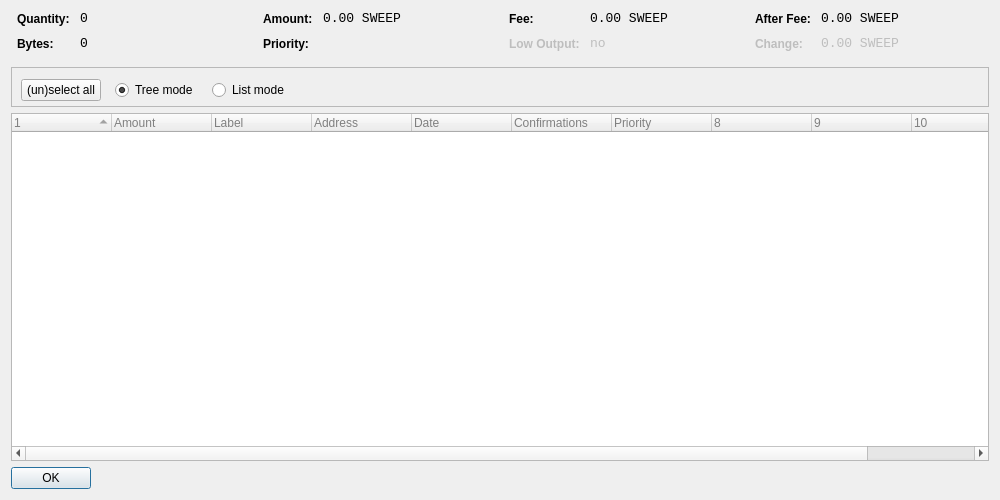
<?xml version="1.0" encoding="UTF-8"?>
<ui version="4.0">
 <class>CoinControlDialog</class>
 <widget class="QDialog" name="CoinControlDialog">
  <property name="geometry">
   <rect>
    <x>0</x>
    <y>0</y>
    <width>1000</width>
    <height>500</height>
   </rect>
  </property>
  <property name="windowTitle">
   <string>Coin Control</string>
  </property>
  <layout class="QVBoxLayout" name="verticalLayout">
   <item>
    <layout class="QHBoxLayout" name="horizontalLayoutTop" stretch="0,0,0,0">
     <property name="topMargin">
      <number>0</number>
     </property>
     <property name="bottomMargin">
      <number>10</number>
     </property>
     <item>
      <layout class="QFormLayout" name="formLayoutCoinControl1">
       <property name="horizontalSpacing">
        <number>10</number>
       </property>
       <property name="verticalSpacing">
        <number>10</number>
       </property>
       <property name="leftMargin">
        <number>6</number>
       </property>
       <property name="rightMargin">
        <number>6</number>
       </property>
       <item row="0" column="0">
        <widget class="QLabel" name="labelCoinControlQuantityText">
         <property name="styleSheet">
          <string notr="true">font-weight:bold;</string>
         </property>
         <property name="text">
          <string>Quantity:</string>
         </property>
        </widget>
       </item>
       <item row="0" column="1">
        <widget class="QLabel" name="labelCoinControlQuantity">
         <property name="font">
          <font>
           <family>Monospace</family>
           <pointsize>10</pointsize>
          </font>
         </property>
         <property name="cursor">
          <cursorShape>IBeamCursor</cursorShape>
         </property>
         <property name="contextMenuPolicy">
          <enum>Qt::ActionsContextMenu</enum>
         </property>
         <property name="text">
          <string notr="true">0</string>
         </property>
         <property name="textInteractionFlags">
          <set>Qt::LinksAccessibleByMouse|Qt::TextSelectableByKeyboard|Qt::TextSelectableByMouse</set>
         </property>
        </widget>
       </item>
       <item row="1" column="0">
        <widget class="QLabel" name="labelCoinControlBytesText">
         <property name="styleSheet">
          <string notr="true">font-weight:bold;</string>
         </property>
         <property name="text">
          <string>Bytes:</string>
         </property>
        </widget>
       </item>
       <item row="1" column="1">
        <widget class="QLabel" name="labelCoinControlBytes">
         <property name="font">
          <font>
           <family>Monospace</family>
           <pointsize>10</pointsize>
          </font>
         </property>
         <property name="cursor">
          <cursorShape>IBeamCursor</cursorShape>
         </property>
         <property name="contextMenuPolicy">
          <enum>Qt::ActionsContextMenu</enum>
         </property>
         <property name="text">
          <string notr="true">0</string>
         </property>
         <property name="textInteractionFlags">
          <set>Qt::LinksAccessibleByMouse|Qt::TextSelectableByKeyboard|Qt::TextSelectableByMouse</set>
         </property>
        </widget>
       </item>
      </layout>
     </item>
     <item>
      <layout class="QFormLayout" name="formLayoutCoinControl2">
       <property name="horizontalSpacing">
        <number>10</number>
       </property>
       <property name="verticalSpacing">
        <number>10</number>
       </property>
       <property name="leftMargin">
        <number>6</number>
       </property>
       <property name="rightMargin">
        <number>6</number>
       </property>
       <item row="0" column="0">
        <widget class="QLabel" name="labelCoinControlAmountText">
         <property name="styleSheet">
          <string notr="true">font-weight:bold;</string>
         </property>
         <property name="text">
          <string>Amount:</string>
         </property>
        </widget>
       </item>
       <item row="0" column="1">
        <widget class="QLabel" name="labelCoinControlAmount">
         <property name="font">
          <font>
           <family>Monospace</family>
           <pointsize>10</pointsize>
          </font>
         </property>
         <property name="cursor">
          <cursorShape>IBeamCursor</cursorShape>
         </property>
         <property name="contextMenuPolicy">
          <enum>Qt::ActionsContextMenu</enum>
         </property>
         <property name="text">
          <string notr="true">0.00 SWEEP</string>
         </property>
         <property name="textInteractionFlags">
          <set>Qt::LinksAccessibleByMouse|Qt::TextSelectableByKeyboard|Qt::TextSelectableByMouse</set>
         </property>
        </widget>
       </item>
       <item row="1" column="0">
        <widget class="QLabel" name="labelCoinControlPriorityText">
         <property name="styleSheet">
          <string notr="true">font-weight:bold;</string>
         </property>
         <property name="text">
          <string>Priority:</string>
         </property>
        </widget>
       </item>
       <item row="1" column="1">
        <widget class="QLabel" name="labelCoinControlPriority">
         <property name="font">
          <font>
           <family>Monospace</family>
           <pointsize>10</pointsize>
          </font>
         </property>
         <property name="cursor">
          <cursorShape>IBeamCursor</cursorShape>
         </property>
         <property name="contextMenuPolicy">
          <enum>Qt::ActionsContextMenu</enum>
         </property>
         <property name="text">
          <string/>
         </property>
         <property name="textInteractionFlags">
          <set>Qt::LinksAccessibleByMouse|Qt::TextSelectableByKeyboard|Qt::TextSelectableByMouse</set>
         </property>
        </widget>
       </item>
      </layout>
     </item>
     <item>
      <layout class="QFormLayout" name="formLayoutCoinControl3">
       <property name="horizontalSpacing">
        <number>10</number>
       </property>
       <property name="verticalSpacing">
        <number>10</number>
       </property>
       <property name="leftMargin">
        <number>6</number>
       </property>
       <property name="rightMargin">
        <number>6</number>
       </property>
       <item row="0" column="0">
        <widget class="QLabel" name="labelCoinControlFeeText">
         <property name="styleSheet">
          <string notr="true">font-weight:bold;</string>
         </property>
         <property name="text">
          <string>Fee:</string>
         </property>
        </widget>
       </item>
       <item row="0" column="1">
        <widget class="QLabel" name="labelCoinControlFee">
         <property name="font">
          <font>
           <family>Monospace</family>
           <pointsize>10</pointsize>
          </font>
         </property>
         <property name="cursor">
          <cursorShape>IBeamCursor</cursorShape>
         </property>
         <property name="contextMenuPolicy">
          <enum>Qt::ActionsContextMenu</enum>
         </property>
         <property name="text">
          <string notr="true">0.00 SWEEP</string>
         </property>
         <property name="textInteractionFlags">
          <set>Qt::LinksAccessibleByMouse|Qt::TextSelectableByKeyboard|Qt::TextSelectableByMouse</set>
         </property>
        </widget>
       </item>
       <item row="1" column="0">
        <widget class="QLabel" name="labelCoinControlLowOutputText">
         <property name="enabled">
          <bool>false</bool>
         </property>
         <property name="styleSheet">
          <string notr="true">font-weight:bold;</string>
         </property>
         <property name="text">
          <string>Low Output:</string>
         </property>
        </widget>
       </item>
       <item row="1" column="1">
        <widget class="QLabel" name="labelCoinControlLowOutput">
         <property name="enabled">
          <bool>false</bool>
         </property>
         <property name="font">
          <font>
           <family>Monospace</family>
           <pointsize>10</pointsize>
          </font>
         </property>
         <property name="cursor">
          <cursorShape>IBeamCursor</cursorShape>
         </property>
         <property name="contextMenuPolicy">
          <enum>Qt::ActionsContextMenu</enum>
         </property>
         <property name="text">
          <string notr="true">no</string>
         </property>
         <property name="textInteractionFlags">
          <set>Qt::LinksAccessibleByMouse|Qt::TextSelectableByKeyboard|Qt::TextSelectableByMouse</set>
         </property>
        </widget>
       </item>
      </layout>
     </item>
     <item>
      <layout class="QFormLayout" name="formLayoutCoinControl4">
       <property name="horizontalSpacing">
        <number>10</number>
       </property>
       <property name="verticalSpacing">
        <number>10</number>
       </property>
       <property name="leftMargin">
        <number>6</number>
       </property>
       <property name="rightMargin">
        <number>6</number>
       </property>
       <item row="0" column="0">
        <widget class="QLabel" name="labelCoinControlAfterFeeText">
         <property name="styleSheet">
          <string notr="true">font-weight:bold;</string>
         </property>
         <property name="text">
          <string>After Fee:</string>
         </property>
        </widget>
       </item>
       <item row="0" column="1">
        <widget class="QLabel" name="labelCoinControlAfterFee">
         <property name="font">
          <font>
           <family>Monospace</family>
           <pointsize>10</pointsize>
          </font>
         </property>
         <property name="cursor">
          <cursorShape>IBeamCursor</cursorShape>
         </property>
         <property name="contextMenuPolicy">
          <enum>Qt::ActionsContextMenu</enum>
         </property>
         <property name="text">
          <string notr="true">0.00 SWEEP</string>
         </property>
         <property name="textInteractionFlags">
          <set>Qt::LinksAccessibleByMouse|Qt::TextSelectableByKeyboard|Qt::TextSelectableByMouse</set>
         </property>
        </widget>
       </item>
       <item row="1" column="0">
        <widget class="QLabel" name="labelCoinControlChangeText">
         <property name="enabled">
          <bool>false</bool>
         </property>
         <property name="styleSheet">
          <string notr="true">font-weight:bold;</string>
         </property>
         <property name="text">
          <string>Change:</string>
         </property>
        </widget>
       </item>
       <item row="1" column="1">
        <widget class="QLabel" name="labelCoinControlChange">
         <property name="enabled">
          <bool>false</bool>
         </property>
         <property name="font">
          <font>
           <family>Monospace</family>
           <pointsize>10</pointsize>
          </font>
         </property>
         <property name="cursor">
          <cursorShape>IBeamCursor</cursorShape>
         </property>
         <property name="contextMenuPolicy">
          <enum>Qt::ActionsContextMenu</enum>
         </property>
         <property name="text">
          <string notr="true">0.00 SWEEP</string>
         </property>
         <property name="textInteractionFlags">
          <set>Qt::LinksAccessibleByMouse|Qt::TextSelectableByKeyboard|Qt::TextSelectableByMouse</set>
         </property>
        </widget>
       </item>
      </layout>
     </item>
    </layout>
   </item>
   <item>
    <widget class="QFrame" name="frame">
     <property name="minimumSize">
      <size>
       <width>0</width>
       <height>40</height>
      </size>
     </property>
     <property name="frameShape">
      <enum>QFrame::StyledPanel</enum>
     </property>
     <property name="frameShadow">
      <enum>QFrame::Sunken</enum>
     </property>
     <widget class="QWidget" name="horizontalLayoutWidget">
      <property name="geometry">
       <rect>
        <x>10</x>
        <y>0</y>
        <width>781</width>
        <height>47</height>
       </rect>
      </property>
      <layout class="QHBoxLayout" name="horizontalLayoutPanel" stretch="0,0,0,0">
       <property name="spacing">
        <number>14</number>
       </property>
       <item>
        <widget class="QPushButton" name="pushButtonSelectAll">
         <property name="sizePolicy">
          <sizepolicy hsizetype="Maximum" vsizetype="Fixed">
           <horstretch>0</horstretch>
           <verstretch>0</verstretch>
          </sizepolicy>
         </property>
         <property name="text">
          <string>(un)select all</string>
         </property>
        </widget>
       </item>
       <item>
        <widget class="QRadioButton" name="radioTreeMode">
         <property name="sizePolicy">
          <sizepolicy hsizetype="Maximum" vsizetype="Fixed">
           <horstretch>0</horstretch>
           <verstretch>0</verstretch>
          </sizepolicy>
         </property>
         <property name="text">
          <string>Tree mode</string>
         </property>
         <property name="checked">
          <bool>true</bool>
         </property>
        </widget>
       </item>
       <item>
        <widget class="QRadioButton" name="radioListMode">
         <property name="sizePolicy">
          <sizepolicy hsizetype="Maximum" vsizetype="Fixed">
           <horstretch>0</horstretch>
           <verstretch>0</verstretch>
          </sizepolicy>
         </property>
         <property name="text">
          <string>List mode</string>
         </property>
        </widget>
       </item>
       <item>
        <spacer name="horizontalSpacer">
         <property name="orientation">
          <enum>Qt::Horizontal</enum>
         </property>
         <property name="sizeHint" stdset="0">
          <size>
           <width>40</width>
           <height>20</height>
          </size>
         </property>
        </spacer>
       </item>
      </layout>
     </widget>
    </widget>
   </item>
   <item>
    <widget class="CoinControlTreeWidget" name="treeWidget">
     <property name="contextMenuPolicy">
      <enum>Qt::CustomContextMenu</enum>
     </property>
     <property name="styleSheet">
      <string notr="true">QFrame {
	color: grey;

}</string>
     </property>
     <property name="sortingEnabled">
      <bool>false</bool>
     </property>
     <property name="columnCount">
      <number>11</number>
     </property>
     <attribute name="headerShowSortIndicator" stdset="0">
      <bool>true</bool>
     </attribute>
     <attribute name="headerStretchLastSection">
      <bool>false</bool>
     </attribute>
     <column>
      <property name="text">
       <string/>
      </property>
     </column>
     <column>
      <property name="text">
       <string>Amount</string>
      </property>
     </column>
     <column>
      <property name="text">
       <string>Label</string>
      </property>
     </column>
     <column>
      <property name="text">
       <string>Address</string>
      </property>
     </column>
     <column>
      <property name="text">
       <string>Date</string>
      </property>
     </column>
     <column>
      <property name="text">
       <string>Confirmations</string>
      </property>
      <property name="toolTip">
       <string>Confirmed</string>
      </property>
     </column>
     <column>
      <property name="text">
       <string>Priority</string>
      </property>
     </column>
     <column>
      <property name="text">
       <string/>
      </property>
     </column>
     <column>
      <property name="text">
       <string/>
      </property>
     </column>
     <column>
      <property name="text">
       <string/>
      </property>
     </column>
     <column>
      <property name="text">
       <string/>
      </property>
     </column>
    </widget>
   </item>
   <item>
    <widget class="QDialogButtonBox" name="buttonBox">
     <property name="sizePolicy">
      <sizepolicy hsizetype="Maximum" vsizetype="Fixed">
       <horstretch>0</horstretch>
       <verstretch>0</verstretch>
      </sizepolicy>
     </property>
     <property name="orientation">
      <enum>Qt::Horizontal</enum>
     </property>
     <property name="standardButtons">
      <set>QDialogButtonBox::Ok</set>
     </property>
    </widget>
   </item>
  </layout>
 </widget>
 <customwidgets>
  <customwidget>
   <class>CoinControlTreeWidget</class>
   <extends>QTreeWidget</extends>
   <header>coincontroltreewidget.h</header>
  </customwidget>
 </customwidgets>
 <resources/>
 <connections/>
</ui>
